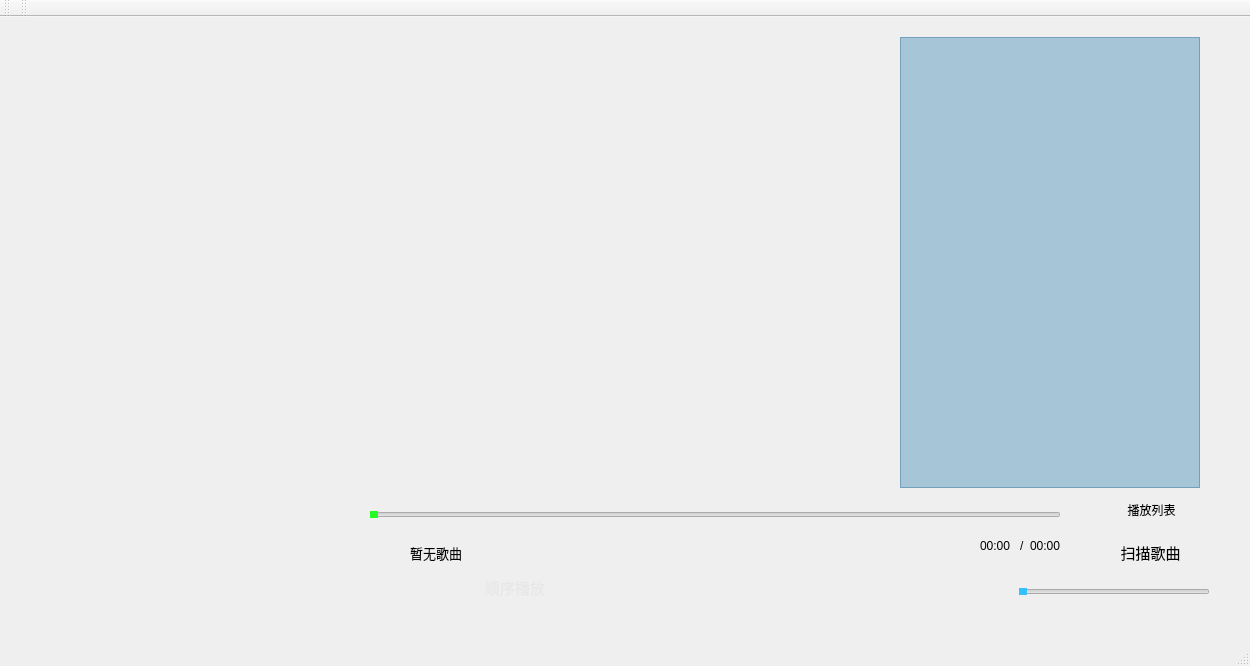
<?xml version="1.0" encoding="UTF-8"?>
<ui version="4.0">
 <class>MainWindow</class>
 <widget class="QMainWindow" name="MainWindow">
  <property name="enabled">
   <bool>true</bool>
  </property>
  <property name="geometry">
   <rect>
    <x>0</x>
    <y>0</y>
    <width>1250</width>
    <height>666</height>
   </rect>
  </property>
  <property name="minimumSize">
   <size>
    <width>40</width>
    <height>40</height>
   </size>
  </property>
  <property name="maximumSize">
   <size>
    <width>1250</width>
    <height>666</height>
   </size>
  </property>
  <property name="windowTitle">
   <string>MainWindow</string>
  </property>
  <property name="styleSheet">
   <string notr="true">#MainWindow{
	border-image: url(:/player/logo/02.jpg);
}



</string>
  </property>
  <property name="iconSize">
   <size>
    <width>40</width>
    <height>40</height>
   </size>
  </property>
  <property name="documentMode">
   <bool>false</bool>
  </property>
  <property name="dockNestingEnabled">
   <bool>false</bool>
  </property>
  <property name="unifiedTitleAndToolBarOnMac">
   <bool>false</bool>
  </property>
  <widget class="QWidget" name="centralWidget">
   <property name="sizePolicy">
    <sizepolicy hsizetype="Fixed" vsizetype="Fixed">
     <horstretch>0</horstretch>
     <verstretch>0</verstretch>
    </sizepolicy>
   </property>
   <property name="minimumSize">
    <size>
     <width>1250</width>
     <height>600</height>
    </size>
   </property>
   <property name="maximumSize">
    <size>
     <width>1250</width>
     <height>600</height>
    </size>
   </property>
   <widget class="QListWidget" name="showPlayList">
    <property name="geometry">
     <rect>
      <x>900</x>
      <y>20</y>
      <width>300</width>
      <height>451</height>
     </rect>
    </property>
    <property name="minimumSize">
     <size>
      <width>300</width>
      <height>200</height>
     </size>
    </property>
    <property name="maximumSize">
     <size>
      <width>300</width>
      <height>500</height>
     </size>
    </property>
    <property name="font">
     <font>
      <pointsize>14</pointsize>
     </font>
    </property>
    <property name="styleSheet">
     <string notr="true">background-color: rgba(5, 105, 161, 80);
color:rgb(231, 231, 231);</string>
    </property>
    <property name="sortingEnabled">
     <bool>false</bool>
    </property>
   </widget>
   <widget class="QSlider" name="volumeSlider">
    <property name="geometry">
     <rect>
      <x>1019</x>
      <y>570</y>
      <width>191</width>
      <height>10</height>
     </rect>
    </property>
    <property name="font">
     <font>
      <pointsize>8</pointsize>
     </font>
    </property>
    <property name="styleSheet">
     <string notr="true">QSlider{
border-color:#bcbcbc;
}
QSlider::handle:horizontal{
	border:7px solid rgba(255,255,255,0);
	border-radius: 7px;
	
}
QSlider::sub-page:horizontal{
	background-color: rgb(53, 193, 255);
}
QSlider::handle:horizontal:hover{
	border:7px solid rgb(53, 193, 255);
}</string>
    </property>
    <property name="tracking">
     <bool>true</bool>
    </property>
    <property name="orientation">
     <enum>Qt::Horizontal</enum>
    </property>
   </widget>
   <widget class="QWidget" name="widget_2" native="true">
    <property name="geometry">
     <rect>
      <x>680</x>
      <y>520</y>
      <width>181</width>
      <height>51</height>
     </rect>
    </property>
    <widget class="QPushButton" name="nextSongBtn">
     <property name="geometry">
      <rect>
       <x>130</x>
       <y>10</y>
       <width>41</width>
       <height>41</height>
      </rect>
     </property>
     <property name="focusPolicy">
      <enum>Qt::NoFocus</enum>
     </property>
     <property name="styleSheet">
      <string notr="true">border: 0px solid #bbb;</string>
     </property>
     <property name="text">
      <string/>
     </property>
     <property name="icon">
      <iconset resource="player.qrc">
       <normaloff>:/player/logo/下一曲.png</normaloff>:/player/logo/下一曲.png</iconset>
     </property>
     <property name="iconSize">
      <size>
       <width>45</width>
       <height>45</height>
      </size>
     </property>
     <property name="autoDefault">
      <bool>false</bool>
     </property>
     <property name="default">
      <bool>false</bool>
     </property>
     <property name="flat">
      <bool>true</bool>
     </property>
    </widget>
    <widget class="QPushButton" name="playBtn">
     <property name="geometry">
      <rect>
       <x>70</x>
       <y>10</y>
       <width>41</width>
       <height>41</height>
      </rect>
     </property>
     <property name="focusPolicy">
      <enum>Qt::NoFocus</enum>
     </property>
     <property name="styleSheet">
      <string notr="true">border: 0px solid #bbb;</string>
     </property>
     <property name="text">
      <string/>
     </property>
     <property name="iconSize">
      <size>
       <width>45</width>
       <height>45</height>
      </size>
     </property>
     <property name="checkable">
      <bool>true</bool>
     </property>
     <property name="checked">
      <bool>false</bool>
     </property>
     <property name="autoRepeat">
      <bool>false</bool>
     </property>
     <property name="autoExclusive">
      <bool>false</bool>
     </property>
     <property name="autoDefault">
      <bool>false</bool>
     </property>
     <property name="default">
      <bool>false</bool>
     </property>
     <property name="flat">
      <bool>true</bool>
     </property>
    </widget>
    <widget class="QPushButton" name="preSongBtn">
     <property name="geometry">
      <rect>
       <x>10</x>
       <y>10</y>
       <width>41</width>
       <height>41</height>
      </rect>
     </property>
     <property name="focusPolicy">
      <enum>Qt::NoFocus</enum>
     </property>
     <property name="autoFillBackground">
      <bool>false</bool>
     </property>
     <property name="styleSheet">
      <string notr="true">border: 0px solid #bbb;</string>
     </property>
     <property name="text">
      <string/>
     </property>
     <property name="icon">
      <iconset>
       <normalon>:/player/logo/上一曲.png</normalon>
      </iconset>
     </property>
     <property name="iconSize">
      <size>
       <width>45</width>
       <height>45</height>
      </size>
     </property>
     <property name="autoDefault">
      <bool>false</bool>
     </property>
     <property name="flat">
      <bool>true</bool>
     </property>
    </widget>
   </widget>
   <widget class="QComboBox" name="playModelCbox">
    <property name="enabled">
     <bool>true</bool>
    </property>
    <property name="geometry">
     <rect>
      <x>480</x>
      <y>550</y>
      <width>141</width>
      <height>41</height>
     </rect>
    </property>
    <property name="font">
     <font>
      <pointsize>11</pointsize>
     </font>
    </property>
    <property name="focusPolicy">
     <enum>Qt::NoFocus</enum>
    </property>
    <property name="styleSheet">
     <string notr="true">#playModelCbox{
background: transparent;
color:rgba(231, 231, 231);
border: 0px solid #bbb;
}
#playModelCbox::drop-down{
width:0px;
}</string>
    </property>
    <property name="editable">
     <bool>false</bool>
    </property>
    <property name="currentIndex">
     <number>0</number>
    </property>
    <property name="maxVisibleItems">
     <number>20</number>
    </property>
    <property name="insertPolicy">
     <enum>QComboBox::InsertAtTop</enum>
    </property>
    <property name="sizeAdjustPolicy">
     <enum>QComboBox::AdjustToMinimumContentsLengthWithIcon</enum>
    </property>
    <property name="minimumContentsLength">
     <number>0</number>
    </property>
    <property name="iconSize">
     <size>
      <width>45</width>
      <height>45</height>
     </size>
    </property>
    <property name="duplicatesEnabled">
     <bool>false</bool>
    </property>
    <property name="frame">
     <bool>true</bool>
    </property>
    <item>
     <property name="text">
      <string>顺序播放</string>
     </property>
     <property name="icon">
      <iconset>
       <normalon>:/player/logo/列表循环.png</normalon>
      </iconset>
     </property>
    </item>
    <item>
     <property name="text">
      <string>单曲循环</string>
     </property>
     <property name="icon">
      <iconset>
       <normalon>:/player/logo/单曲循环.png</normalon>
      </iconset>
     </property>
    </item>
    <item>
     <property name="text">
      <string>循环播放</string>
     </property>
     <property name="icon">
      <iconset>
       <normalon>:/player/logo/列表循环.png</normalon>
      </iconset>
     </property>
    </item>
    <item>
     <property name="text">
      <string>随机播放</string>
     </property>
     <property name="icon">
      <iconset>
       <normalon>:/player/logo/随机.png</normalon>
      </iconset>
     </property>
    </item>
   </widget>
   <widget class="QPushButton" name="scanLocalFileBtn">
    <property name="geometry">
     <rect>
      <x>1100</x>
      <y>520</y>
      <width>101</width>
      <height>31</height>
     </rect>
    </property>
    <property name="font">
     <font>
      <pointsize>11</pointsize>
     </font>
    </property>
    <property name="focusPolicy">
     <enum>Qt::NoFocus</enum>
    </property>
    <property name="styleSheet">
     <string notr="true">border: 0px solid #bbb;</string>
    </property>
    <property name="text">
     <string>扫描歌曲</string>
    </property>
    <property name="icon">
     <iconset resource="player.qrc">
      <normaloff>:/player/logo/音乐.png</normaloff>
      <normalon>:/player/logo/音乐.png</normalon>:/player/logo/音乐.png</iconset>
    </property>
    <property name="iconSize">
     <size>
      <width>35</width>
      <height>35</height>
     </size>
    </property>
    <property name="flat">
     <bool>true</bool>
    </property>
   </widget>
   <widget class="QPushButton" name="showPlayListBtn">
    <property name="geometry">
     <rect>
      <x>1100</x>
      <y>470</y>
      <width>103</width>
      <height>45</height>
     </rect>
    </property>
    <property name="focusPolicy">
     <enum>Qt::NoFocus</enum>
    </property>
    <property name="styleSheet">
     <string notr="true">border: 0px solid #bbb;</string>
    </property>
    <property name="text">
     <string>播放列表</string>
    </property>
    <property name="icon">
     <iconset resource="player.qrc">
      <normaloff>:/player/logo/音乐播放列表.png</normaloff>:/player/logo/音乐播放列表.png</iconset>
    </property>
    <property name="iconSize">
     <size>
      <width>35</width>
      <height>35</height>
     </size>
    </property>
    <property name="flat">
     <bool>true</bool>
    </property>
   </widget>
   <widget class="QSlider" name="playProgressSlider">
    <property name="enabled">
     <bool>true</bool>
    </property>
    <property name="geometry">
     <rect>
      <x>370</x>
      <y>490</y>
      <width>691</width>
      <height>15</height>
     </rect>
    </property>
    <property name="styleSheet">
     <string notr="true">QSlider{
border-color:#bcbcbc;
}
QSlider::handle:horizontal{
	border:5px solid rgba(255,255,255,0);
	border-radius: 5px;
	
}
QSlider::sub-page:horizontal{
	background-color: rgb(39, 249, 36);
}
QSlider::handle:horizontal:hover{
	border:7px solid rgba(9, 249, 36);
}</string>
    </property>
    <property name="pageStep">
     <number>10</number>
    </property>
    <property name="tracking">
     <bool>true</bool>
    </property>
    <property name="orientation">
     <enum>Qt::Horizontal</enum>
    </property>
   </widget>
   <widget class="QLabel" name="songNameLB">
    <property name="geometry">
     <rect>
      <x>410</x>
      <y>520</y>
      <width>251</width>
      <height>31</height>
     </rect>
    </property>
    <property name="font">
     <font>
      <pointsize>10</pointsize>
     </font>
    </property>
    <property name="styleSheet">
     <string notr="true">border: 0px solid #bbb;</string>
    </property>
    <property name="text">
     <string>暂无歌曲</string>
    </property>
   </widget>
   <widget class="QLabel" name="bgtimeLB">
    <property name="geometry">
     <rect>
      <x>980</x>
      <y>520</y>
      <width>41</width>
      <height>17</height>
     </rect>
    </property>
    <property name="styleSheet">
     <string notr="true">border: 0px solid #bbb;</string>
    </property>
    <property name="text">
     <string>00:00</string>
    </property>
   </widget>
   <widget class="QLabel" name="label_2">
    <property name="geometry">
     <rect>
      <x>1020</x>
      <y>520</y>
      <width>10</width>
      <height>17</height>
     </rect>
    </property>
    <property name="styleSheet">
     <string notr="true">
border: 0px solid #bbb;</string>
    </property>
    <property name="text">
     <string>/</string>
    </property>
   </widget>
   <widget class="QLabel" name="edtimeLB">
    <property name="enabled">
     <bool>true</bool>
    </property>
    <property name="geometry">
     <rect>
      <x>1030</x>
      <y>520</y>
      <width>41</width>
      <height>17</height>
     </rect>
    </property>
    <property name="styleSheet">
     <string notr="true">border: 0px solid #bbb;</string>
    </property>
    <property name="lineWidth">
     <number>-1</number>
    </property>
    <property name="text">
     <string>00:00</string>
    </property>
   </widget>
   <widget class="QPushButton" name="pushButton">
    <property name="geometry">
     <rect>
      <x>990</x>
      <y>565</y>
      <width>21</width>
      <height>21</height>
     </rect>
    </property>
    <property name="focusPolicy">
     <enum>Qt::NoFocus</enum>
    </property>
    <property name="styleSheet">
     <string notr="true">border: 0px solid #bbb;</string>
    </property>
    <property name="text">
     <string/>
    </property>
    <property name="iconSize">
     <size>
      <width>20</width>
      <height>20</height>
     </size>
    </property>
    <property name="checkable">
     <bool>true</bool>
    </property>
    <property name="checked">
     <bool>true</bool>
    </property>
    <property name="flat">
     <bool>true</bool>
    </property>
   </widget>
   <widget class="QWidget" name="widget" native="true">
    <property name="geometry">
     <rect>
      <x>400</x>
      <y>50</y>
      <width>641</width>
      <height>421</height>
     </rect>
    </property>
    <layout class="QVBoxLayout" name="verticalLayout" stretch="2,2,2,3,2,2,2">
     <item>
      <widget class="QLabel" name="lrcLB_1">
       <property name="sizePolicy">
        <sizepolicy hsizetype="Preferred" vsizetype="Preferred">
         <horstretch>0</horstretch>
         <verstretch>0</verstretch>
        </sizepolicy>
       </property>
       <property name="font">
        <font>
         <pointsize>13</pointsize>
        </font>
       </property>
       <property name="layoutDirection">
        <enum>Qt::LeftToRight</enum>
       </property>
       <property name="styleSheet">
        <string notr="true"/>
       </property>
       <property name="text">
        <string/>
       </property>
       <property name="alignment">
        <set>Qt::AlignCenter</set>
       </property>
      </widget>
     </item>
     <item>
      <widget class="QLabel" name="lrcLB_2">
       <property name="sizePolicy">
        <sizepolicy hsizetype="Preferred" vsizetype="Preferred">
         <horstretch>0</horstretch>
         <verstretch>0</verstretch>
        </sizepolicy>
       </property>
       <property name="font">
        <font>
         <pointsize>13</pointsize>
        </font>
       </property>
       <property name="styleSheet">
        <string notr="true"/>
       </property>
       <property name="text">
        <string/>
       </property>
       <property name="alignment">
        <set>Qt::AlignCenter</set>
       </property>
      </widget>
     </item>
     <item>
      <widget class="QLabel" name="lrcLB_3">
       <property name="sizePolicy">
        <sizepolicy hsizetype="Preferred" vsizetype="Preferred">
         <horstretch>0</horstretch>
         <verstretch>0</verstretch>
        </sizepolicy>
       </property>
       <property name="font">
        <font>
         <pointsize>13</pointsize>
        </font>
       </property>
       <property name="styleSheet">
        <string notr="true"/>
       </property>
       <property name="text">
        <string/>
       </property>
       <property name="alignment">
        <set>Qt::AlignCenter</set>
       </property>
      </widget>
     </item>
     <item>
      <widget class="QLabel" name="lrcLB_4">
       <property name="sizePolicy">
        <sizepolicy hsizetype="Preferred" vsizetype="Preferred">
         <horstretch>0</horstretch>
         <verstretch>0</verstretch>
        </sizepolicy>
       </property>
       <property name="font">
        <font>
         <pointsize>20</pointsize>
         <weight>50</weight>
         <bold>false</bold>
        </font>
       </property>
       <property name="styleSheet">
        <string notr="true">color: rgb(1, 230, 208);</string>
       </property>
       <property name="text">
        <string/>
       </property>
       <property name="alignment">
        <set>Qt::AlignCenter</set>
       </property>
      </widget>
     </item>
     <item>
      <widget class="QLabel" name="lrcLB_5">
       <property name="sizePolicy">
        <sizepolicy hsizetype="Preferred" vsizetype="Preferred">
         <horstretch>0</horstretch>
         <verstretch>0</verstretch>
        </sizepolicy>
       </property>
       <property name="font">
        <font>
         <pointsize>13</pointsize>
        </font>
       </property>
       <property name="styleSheet">
        <string notr="true"/>
       </property>
       <property name="text">
        <string/>
       </property>
       <property name="alignment">
        <set>Qt::AlignCenter</set>
       </property>
      </widget>
     </item>
     <item>
      <widget class="QLabel" name="lrcLB_6">
       <property name="sizePolicy">
        <sizepolicy hsizetype="Preferred" vsizetype="Preferred">
         <horstretch>0</horstretch>
         <verstretch>0</verstretch>
        </sizepolicy>
       </property>
       <property name="font">
        <font>
         <pointsize>13</pointsize>
        </font>
       </property>
       <property name="styleSheet">
        <string notr="true"/>
       </property>
       <property name="text">
        <string/>
       </property>
       <property name="alignment">
        <set>Qt::AlignCenter</set>
       </property>
      </widget>
     </item>
     <item>
      <widget class="QLabel" name="lrcLB_7">
       <property name="sizePolicy">
        <sizepolicy hsizetype="Preferred" vsizetype="Preferred">
         <horstretch>0</horstretch>
         <verstretch>0</verstretch>
        </sizepolicy>
       </property>
       <property name="font">
        <font>
         <pointsize>13</pointsize>
        </font>
       </property>
       <property name="styleSheet">
        <string notr="true"/>
       </property>
       <property name="text">
        <string/>
       </property>
       <property name="alignment">
        <set>Qt::AlignCenter</set>
       </property>
      </widget>
     </item>
    </layout>
   </widget>
   <widget class="QPushButton" name="preSongBtn_2">
    <property name="geometry">
     <rect>
      <x>360</x>
      <y>550</y>
      <width>41</width>
      <height>41</height>
     </rect>
    </property>
    <property name="focusPolicy">
     <enum>Qt::NoFocus</enum>
    </property>
    <property name="autoFillBackground">
     <bool>false</bool>
    </property>
    <property name="styleSheet">
     <string notr="true">border: 0px solid #bbb;</string>
    </property>
    <property name="text">
     <string/>
    </property>
    <property name="icon">
     <iconset>
      <normalon>:/player/logo/循环.png</normalon>
     </iconset>
    </property>
    <property name="iconSize">
     <size>
      <width>35</width>
      <height>45</height>
     </size>
    </property>
    <property name="autoDefault">
     <bool>false</bool>
    </property>
    <property name="flat">
     <bool>true</bool>
    </property>
   </widget>
   <widget class="QPushButton" name="exitBtn">
    <property name="geometry">
     <rect>
      <x>0</x>
      <y>-10</y>
      <width>42</width>
      <height>42</height>
     </rect>
    </property>
    <property name="minimumSize">
     <size>
      <width>42</width>
      <height>42</height>
     </size>
    </property>
    <property name="maximumSize">
     <size>
      <width>42</width>
      <height>42</height>
     </size>
    </property>
    <property name="focusPolicy">
     <enum>Qt::NoFocus</enum>
    </property>
    <property name="autoFillBackground">
     <bool>false</bool>
    </property>
    <property name="styleSheet">
     <string notr="true">QPushButton::hover{
	
	border-image: url(:/player/logo/退出2.png);
}</string>
    </property>
    <property name="text">
     <string/>
    </property>
    <property name="icon">
     <iconset resource="player.qrc">
      <normaloff>:/player/logo/退出2.png</normaloff>:/player/logo/退出2.png</iconset>
    </property>
    <property name="iconSize">
     <size>
      <width>40</width>
      <height>40</height>
     </size>
    </property>
    <property name="autoDefault">
     <bool>false</bool>
    </property>
    <property name="flat">
     <bool>true</bool>
    </property>
   </widget>
   <widget class="QLabel" name="pictureLB">
    <property name="geometry">
     <rect>
      <x>39</x>
      <y>140</y>
      <width>300</width>
      <height>300</height>
     </rect>
    </property>
    <property name="minimumSize">
     <size>
      <width>0</width>
      <height>0</height>
     </size>
    </property>
    <property name="maximumSize">
     <size>
      <width>16777215</width>
      <height>16777215</height>
     </size>
    </property>
    <property name="styleSheet">
     <string notr="true">-min-width:     300px;     
-min-height:    300px;     
-max-width:     300px;     
-max-height:    300px;     
-border-radius: 150px;     
border:0px solid black;  
border-image: url(:/player/logo/R-C.jpg);
</string>
    </property>
    <property name="text">
     <string/>
    </property>
   </widget>
   <widget class="QLabel" name="usernameLB">
    <property name="geometry">
     <rect>
      <x>60</x>
      <y>0</y>
      <width>241</width>
      <height>41</height>
     </rect>
    </property>
    <property name="font">
     <font>
      <pointsize>14</pointsize>
     </font>
    </property>
    <property name="styleSheet">
     <string notr="true">color: rgb(90, 86, 91);</string>
    </property>
    <property name="text">
     <string/>
    </property>
   </widget>
   <zorder>volumeSlider</zorder>
   <zorder>widget_2</zorder>
   <zorder>playModelCbox</zorder>
   <zorder>scanLocalFileBtn</zorder>
   <zorder>showPlayListBtn</zorder>
   <zorder>playProgressSlider</zorder>
   <zorder>songNameLB</zorder>
   <zorder>bgtimeLB</zorder>
   <zorder>label_2</zorder>
   <zorder>edtimeLB</zorder>
   <zorder>pushButton</zorder>
   <zorder>widget</zorder>
   <zorder>showPlayList</zorder>
   <zorder>preSongBtn_2</zorder>
   <zorder>exitBtn</zorder>
   <zorder>pictureLB</zorder>
   <zorder>usernameLB</zorder>
  </widget>
  <widget class="QMenuBar" name="menuBar">
   <property name="geometry">
    <rect>
     <x>0</x>
     <y>0</y>
     <width>1250</width>
     <height>31</height>
    </rect>
   </property>
  </widget>
  <widget class="QToolBar" name="mainToolBar">
   <attribute name="toolBarArea">
    <enum>TopToolBarArea</enum>
   </attribute>
   <attribute name="toolBarBreak">
    <bool>false</bool>
   </attribute>
  </widget>
  <widget class="QStatusBar" name="statusBar"/>
  <widget class="QToolBar" name="toolBar">
   <property name="windowTitle">
    <string>toolBar</string>
   </property>
   <attribute name="toolBarArea">
    <enum>TopToolBarArea</enum>
   </attribute>
   <attribute name="toolBarBreak">
    <bool>false</bool>
   </attribute>
  </widget>
 </widget>
 <layoutdefault spacing="6" margin="11"/>
 <resources>
  <include location="player.qrc"/>
 </resources>
 <connections/>
</ui>
